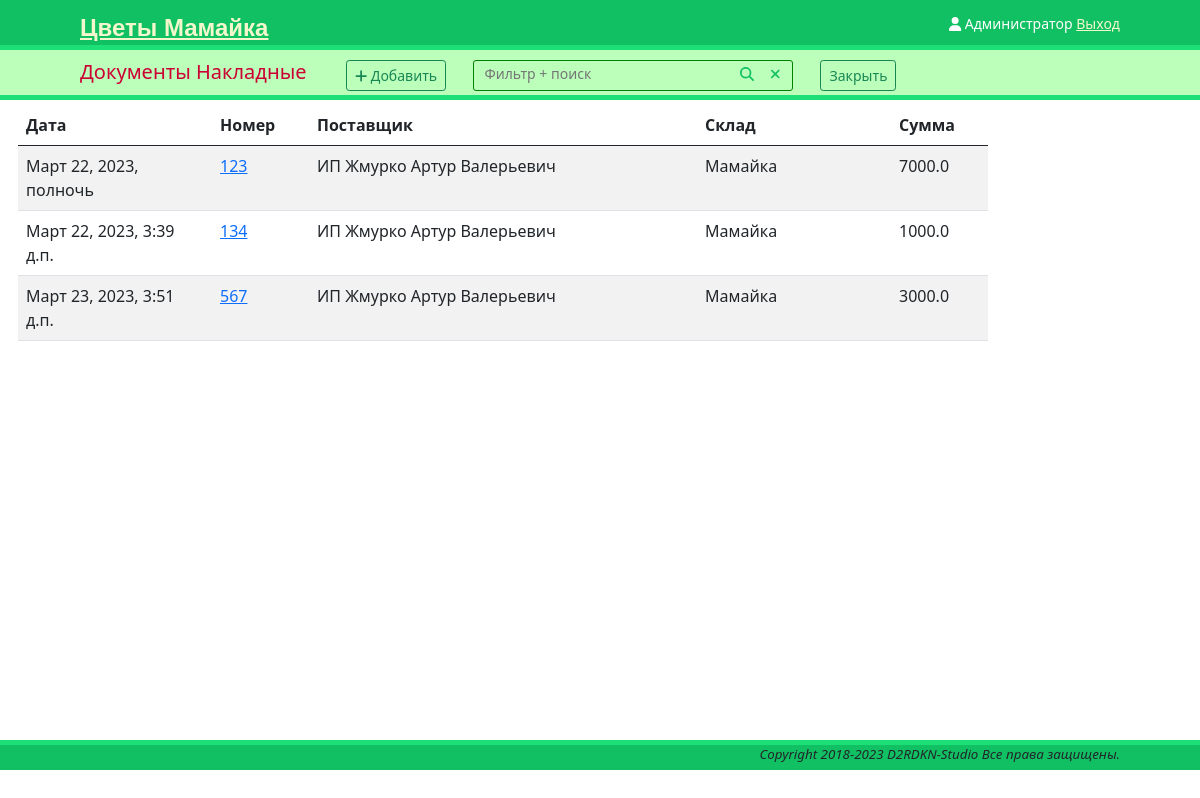
The app's page /documents/invoices/ (signed in), older data.
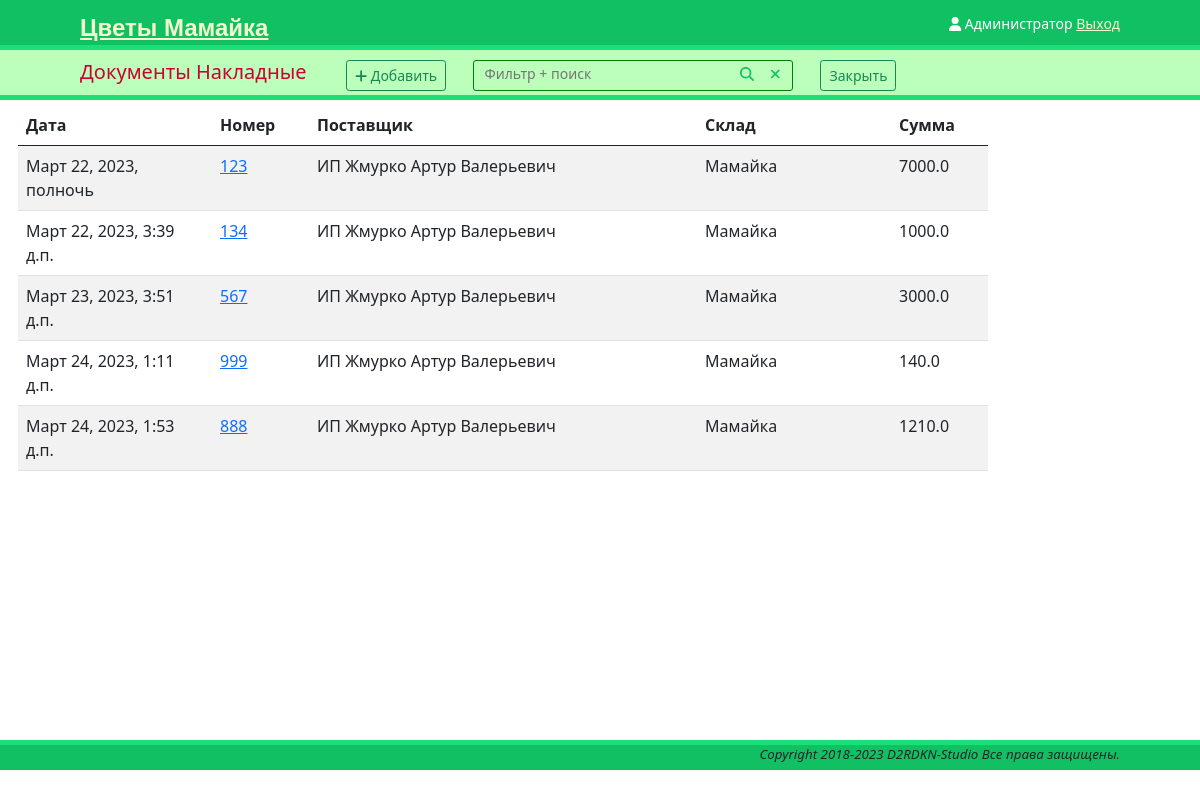
The same page, newer data.
### documents/invoices/models.py (models this page shows, shortened)
class Invoice(models.Model):
    docNum = models.CharField(max_length=16, verbose_name='Номер')
    docDate = models.DateTimeField(verbose_name='Дата')
    supplier = models.ForeignKey(Supplier, verbose_name='Поставщик', on_delete=models.PROTECT)
    store = models.ForeignKey(Stores, verbose_name='Склад', on_delete=models.PROTECT)
    createdBy = models.ForeignKey(User, related_name='invoice_author', on_delete=models.PROTECT,
                                  verbose_name='Автор')
    createdOn = models.DateTimeField(auto_now_add=True, verbose_name='Создан')
    isActive = models.BooleanField(default=True)
    @property
    def summa(self):
        invoice_table = InvoiceTable.objects.filter(docptr=self)
        summa_doc = 0
        for row in invoice_table:
            summa_doc += row.quantity * row.price
        return summa_doc
    def get_absolute_url(self):
        return reverse('invoice_edit', args=[self.id])
    class Meta:
        verbose_name = 'Накладная'
        verbose_name_plural = 'Накладные'

class InvoiceTable(models.Model):
    docptr = models.ForeignKey(Invoice, verbose_name='Накладная', on_delete=models.CASCADE)
    product = models.ForeignKey(Products, verbose_name='Товар', on_delete=models.PROTECT)
    quantity = models.FloatField(verbose_name='Количество')
    mt = models.ForeignKey(Measure, verbose_name='ед. изм.', on_delete=models.PROTECT)
    price = models.FloatField(verbose_name='Цена')
    class Meta:
        verbose_name = 'Накладная ТЧ'
        verbose_name_plural = 'Накладная ТЧ'

### references/suppliers/models.py (models this page shows, shortened)
class Supplier(models.Model):
    category = models.ForeignKey(SupplierGroup, on_delete=models.SET_NULL,
                                 db_index=True, null=True, verbose_name='Группа')
    name = models.CharField(max_length=125, verbose_name='Наименование')
    full_name = models.CharField(max_length=255, verbose_name='Полное наименование')
    email = models.EmailField(blank=True, verbose_name='Почта')
    phone = models.CharField(max_length=20, verbose_name='Телефон')
    phone2 = models.CharField(blank=True, max_length=20, verbose_name='Телефон2')
    address = models.TextField(blank=True, verbose_name='Адрес')
    post_address = models.TextField(blank=True, verbose_name='Почтовый адрес')
    INN = models.CharField(max_length=12, verbose_name='ИНН')
    KPP = models.CharField(max_length=9, verbose_name='КПП')
    director = models.CharField(max_length=128, verbose_name='Руководитель')
    description = models.TextField(blank=True, verbose_name='Описание')
    createdBy = models.ForeignKey(User, related_name='supplier_author', on_delete=models.PROTECT,
                                  verbose_name='Автор')
    createdOn = models.DateTimeField(auto_now_add=True, verbose_name='Создан')
    isActive = models.BooleanField(default=True)
    def __str__(self):
        return self.name
    class Meta:
        verbose_name = 'Поставщик'
        verbose_name_plural = 'Поставщик'

### references/stores/models.py (models this page shows, shortened)
class Stores(models.Model):
    name = models.CharField(max_length=128, verbose_name='Наименование')
    slug = models.SlugField(unique=True)
    def __str__(self):
        return self.name
    class Meta:
        verbose_name = 'Склад'
        verbose_name_plural = 'Склады'

### documents/invoices/views.py (the view)
# urls.py: path('', docs_views.InvoiceListView.as_view(), name='invoices'),
class InvoiceListView(LoginRequiredMixin, ListView):
    model = Invoice
    context_object_name = 'invoice'
    template_name = 'documents/invoice/invoices.html'

### templates/documents/invoice/invoices.html (shortened to what this page needs)
{% extends "onepage.html" %}
{% load static %}
{% block subheader %}
	<span class="tools-item">
        <h5> Документы Накладные </h5>
    </span>
    <a href="{% url 'invoice_new' %}" class="btn btn-outline-success btn-sm"><i class="fa-solid fa-plus"></i> Добавить</a>
    <div class="tools-item inputbox">
        <form id="filterForm" method="get">
            <input id="filter" type="text" tabindex="1" value="" name="Filter" placeholder="Фильтр + поиск" autocomplete="off">
            <span class="tools-item">
                <a href="#" onclick="document.getElementById('filterForm').submit()"><i class="fa-solid fa-magnifying-glass"></i></a>
            </span>
            <span class="inline">
                <a href="#" onclick='document.getElementById("filter").value="";
                document.getElementById("filterForm").submit()'><i class="fa-solid fa-xmark"></i></a>
            </span>
        </form>
    </div>
    <a href="{% url 'documents' %}" class="btn btn-outline-success btn-sm">Закрыть</a>
{% endblock %}
{% block main %}
    <table class="container table table-striped">
        <thead>
            <tr class="row">
                <th class="col-2" scope="col"> Дата </th>
                <th class="col-1" scope="col"> Номер </th>
                <th class="col-4" scope="col"> Поставщик </th>
                <th class="col-2" scope="col"> Склад </th>
                <th class="col-1" scope="col"> Сумма </th>
            </tr>
        </thead>
        <tbody>
            {% for el in invoice %}
                <tr class="row">
                    <td class="col-2">{{ el.docDate }}</td>
                    <td class="col-1">
                        <a href= "{{ el.get_absolute_url }}">
                            {{ el.docNum }}
                        </a>
                    </td>
                    <td class="col-4"> {{ el.supplier }} </td>
                    <td class="col-2">{{ el.store }}</td>
                    <td class="col-1">{{ el.summa }}</td>
                </tr>
            {% endfor %}
        </tbody>
    </table>
{% endblock %}

Row changes from the older to the newer data that the page shows:
added Invoice: docDate "Март 24, 2023, 1:11 д.п.", docNum "999", supplier "ИП Жмурко Артур Валерьевич", store "Мамайка", summa "140.0"
added Invoice: docDate "Март 24, 2023, 1:53 д.п.", docNum "888", supplier "ИП Жмурко Артур Валерьевич", store "Мамайка", summa "1210.0"
